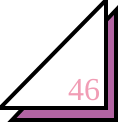
Frame 1 (no input)
Frame 60 (no input): identical to frame 1, image omitted
Frame 120 (the mouse pressed at the canvas centre since frame 60): identical to frame 1, image omitted

The p5.js sketch that drew this single still picture (run headless with seeded random() and noise() and a simulated clock; from frame 60 on, the mouse is pressed at the canvas centre):

// p5.js sketch
// ── sketch.js
function setup() {
  createCanvas(128,128);
}

function draw() {
  background(255);
  strokeWeight(4);
  fill(178, 100, 162);
  triangle(12,120,116,120,116,10);
  fill(255);
  triangle(0,108,106,108,106,0);
  fill(241, 157, 181);
  textSize(32);
  textFont("serif");
  text("46", 68, 100);
}
